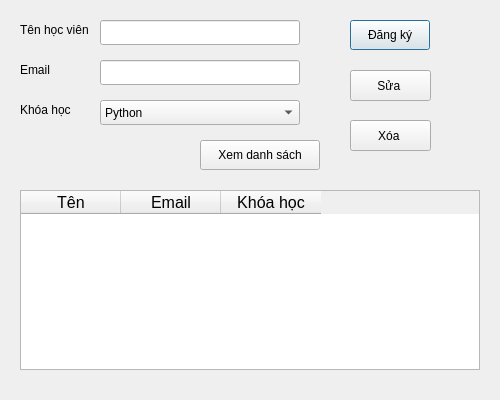
<?xml version="1.0" encoding="UTF-8"?>
<ui version="4.0">
 <class>Dialog</class>
 <widget class="QDialog" name="Dialog">
  <property name="geometry">
   <rect>
    <x>0</x>
    <y>0</y>
    <width>500</width>
    <height>400</height>
   </rect>
  </property>
  <property name="windowTitle">
   <string>Đăng ký khóa học</string>
  </property>
  <widget class="QLabel" name="label">
   <property name="geometry">
    <rect>
     <x>20</x>
     <y>20</y>
     <width>100</width>
     <height>20</height>
    </rect>
   </property>
   <property name="text">
    <string>Tên học viên</string>
   </property>
  </widget>
  <widget class="QLineEdit" name="txt_ten">
   <property name="geometry">
    <rect>
     <x>100</x>
     <y>20</y>
     <width>200</width>
     <height>25</height>
    </rect>
   </property>
  </widget>
  <widget class="QLabel" name="label_2">
   <property name="geometry">
    <rect>
     <x>20</x>
     <y>60</y>
     <width>100</width>
     <height>20</height>
    </rect>
   </property>
   <property name="text">
    <string>Email</string>
   </property>
  </widget>
  <widget class="QLineEdit" name="txt_email">
   <property name="geometry">
    <rect>
     <x>100</x>
     <y>60</y>
     <width>200</width>
     <height>25</height>
    </rect>
   </property>
  </widget>
  <widget class="QLabel" name="label_3">
   <property name="geometry">
    <rect>
     <x>20</x>
     <y>100</y>
     <width>100</width>
     <height>20</height>
    </rect>
   </property>
   <property name="text">
    <string>Khóa học</string>
   </property>
  </widget>
  <widget class="QComboBox" name="cb_khoahoc">
   <property name="geometry">
    <rect>
     <x>100</x>
     <y>100</y>
     <width>200</width>
     <height>25</height>
    </rect>
   </property>
   <item>
    <property name="text">
     <string>Python</string>
    </property>
   </item>
   <item>
    <property name="text">
     <string>Java</string>
    </property>
   </item>
   <item>
    <property name="text">
     <string>Web</string>
    </property>
   </item>
   <item>
    <property name="text">
     <string>PHP</string>
    </property>
   </item>
   <item>
    <property name="text">
     <string>C#</string>
    </property>
   </item>
   <item>
    <property name="text">
     <string>C</string>
    </property>
   </item>
  </widget>
  <widget class="QPushButton" name="btnThem">
   <property name="geometry">
    <rect>
     <x>350</x>
     <y>20</y>
     <width>80</width>
     <height>30</height>
    </rect>
   </property>
   <property name="text">
    <string>Đăng ký</string>
   </property>
  </widget>
  <widget class="QPushButton" name="btnLoad">
   <property name="geometry">
    <rect>
     <x>200</x>
     <y>140</y>
     <width>120</width>
     <height>30</height>
    </rect>
   </property>
   <property name="text">
    <string>Xem danh sách</string>
   </property>
  </widget>
  <widget class="QTableWidget" name="tableWidget">
   <property name="geometry">
    <rect>
     <x>20</x>
     <y>190</y>
     <width>460</width>
     <height>180</height>
    </rect>
   </property>
   <column>
    <property name="text">
     <string>Tên</string>
    </property>
    <property name="font">
     <font>
      <pointsize>12</pointsize>
     </font>
    </property>
   </column>
   <column>
    <property name="text">
     <string>Email</string>
    </property>
    <property name="font">
     <font>
      <pointsize>12</pointsize>
     </font>
    </property>
   </column>
   <column>
    <property name="text">
     <string>Khóa học</string>
    </property>
    <property name="font">
     <font>
      <pointsize>12</pointsize>
     </font>
    </property>
   </column>
  </widget>
  <widget class="QPushButton" name="btnSua">
   <property name="geometry">
    <rect>
     <x>350</x>
     <y>70</y>
     <width>81</width>
     <height>31</height>
    </rect>
   </property>
   <property name="text">
    <string>Sửa </string>
   </property>
  </widget>
  <widget class="QPushButton" name="btnXoa">
   <property name="geometry">
    <rect>
     <x>350</x>
     <y>120</y>
     <width>81</width>
     <height>31</height>
    </rect>
   </property>
   <property name="text">
    <string>Xóa </string>
   </property>
  </widget>
 </widget>
 <resources/>
 <connections/>
</ui>
